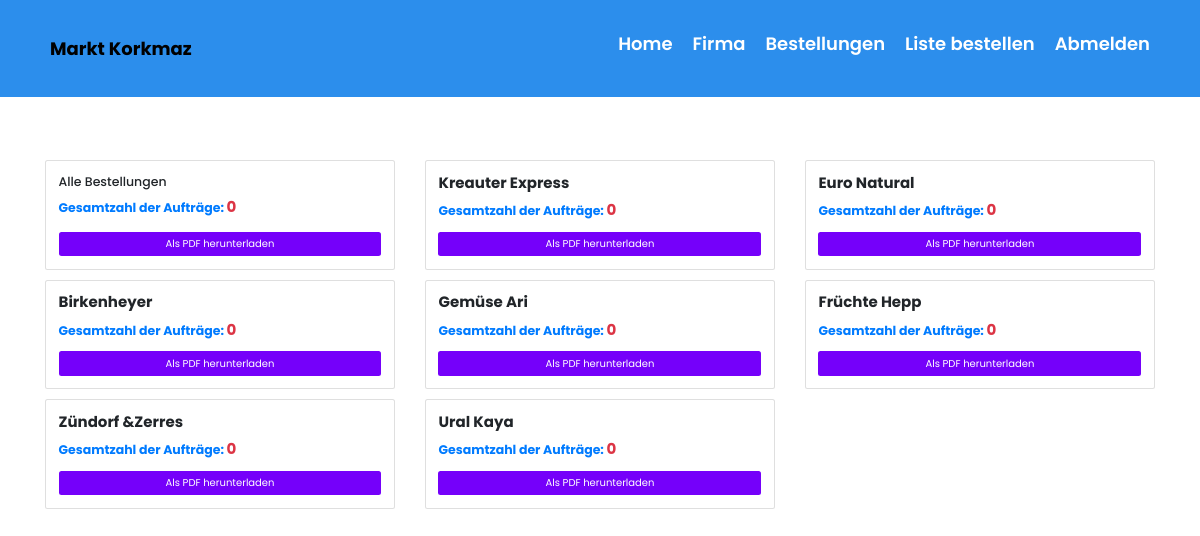
/orderlist/ (signed in), run on the app's committed database.
### app/models.py (models this page shows, shortened)
class Company(models.Model):
    name = models.CharField(max_length=100)

### app/views.py (the view)
# urls.py: path('orderlist/', orderlist, name='orderlist'),
@login_required
def orderlist(request):
    today = timezone.now().date()
    companies = Company.objects.all()
    total_orders = Order.objects.filter(created_at__date=today).count()
    company_orders = []
    for company in companies:
        total_orders_for_company = Order.objects.filter(company=company, created_at__date=today).count()
        company_orders.append({
            'company': company,
            'total_orders': total_orders_for_company
        })
    context = {
        'company_orders': company_orders,
        'total_orders': total_orders,
    }
    return render(request, 'order_list.html', context)

### app/templates/order_list.html (shortened to what this page needs)
{% extends "base.html" %}
{% block content %}
<div class="content">
    <div class="container">
        <br> </br>
        <br> </br>
        <br> </br>
        <div class="row mb-4">
            <div class="col-md-6 col-lg-4 mb-3">
                <div class="card h-100">
                    <div class="card-body d-flex flex-column">
                        <h5 class="card-title">Alle Bestellungen</h5>
                        <p class="card-text total-orders-text">Gesamtzahl der Aufträge: <span class="order-count">{{ total_orders }}</span></p>
                        <a href="{% url 'download_all_orders_pdf' %}" class="btn custom-btn mt-auto">Als PDF herunterladen</a>
                    </div>
                </div>
            </div>
            {% for company_order in company_orders %}
            <div class="col-md-6 col-lg-4 mb-3">
                <div class="card h-100">
                    <div class="card-body d-flex flex-column">
                        <h5 class="card-title company-name">{{ company_order.company.name }}</h5>
                        <p class="card-text total-orders-text">Gesamtzahl der Aufträge: <span class="order-count">{{ company_order.total_orders }}</span></p>
                        <a href="{% url 'download_company_orders_pdf' company_order.company.id %}" class="btn custom-btn mt-auto">Als PDF herunterladen</a>
                    </div>
                </div>
            </div>
            {% endfor %}
        </div>
    </div>
</div>
{% endblock %}

### app/static/css/style.css (style rules this page uses)
body { font-family: "Roboto", -apple-system, BlinkMacSystemFont, "Segoe UI", Roboto, "Helvetica Neue", Arial, "Noto Sans", sans-serif, "Apple Color Emoji", "Segoe UI Emoji", "Segoe UI Symbol", "Noto Color Emoji"; background-color: #fff; font-weight: 300; }
p { color: #b3b3b3; font-weight: 300; }
h1, h2, h3, h4, h5, h6, .h1, .h2, .h3, .h4, .h5, .h6 { font-family: "Roboto", -apple-system, BlinkMacSystemFont, "Segoe UI", Roboto, "Helvetica Neue", Arial, "Noto Sans", sans-serif, "Apple Color Emoji", "Segoe UI Emoji", "Segoe UI Symbol", "Noto Color Emoji"; }
a { -webkit-transition: .3s all ease; -o-transition: .3s all ease; transition: .3s all ease; }
a, a:hover { text-decoration: none !important; }
.content { padding: 7rem 0; }

### app/static/css/nav.css (style rules this page uses)
* { padding: 0; margin: 0; box-sizing: border-box; }
html { font-size: 62.5%; }
*:not(i) { font-family: "Poppins", sans-serif; }

### app/templates/order_list.html (style rules this page uses)
.total-orders-text { font-size: 1.25rem; color: #007bff; font-weight: bold; }
.order-count { font-size: 1.5rem; color: #dc3545; }
.custom-btn { background-color: #7500fa; color: #fff; }
.company-name { font-size: 1.5rem; font-weight: bold; }

### data on the page
Company: company.name "Kreauter Express", total_orders "0"
Company: company.name "Euro Natural", total_orders "0"
Company: company.name "Birkenheyer", total_orders "0"
Company: company.name "Gemüse Ari", total_orders "0"
Company: company.name "Früchte Hepp", total_orders "0"
Company: company.name "Zündorf &Zerres", total_orders "0"
Company: company.name "Ural Kaya", total_orders "0"

### other printed values
{{ total_orders }} "0"
